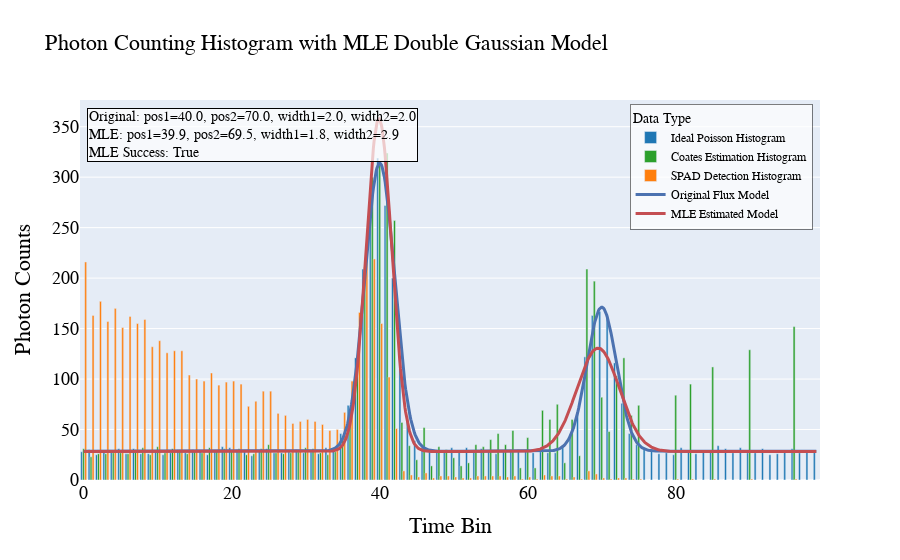

Notebook code cell kept with this figure:
### Code cell
# DoubleGaussian参数设置
num_bins = 100
pulse_pos1 = 40
pulse_pos2 = 70
pulse_width1 = 2
pulse_width2 = 2
signal_strength1 = 0.4
signal_strength2 = 0.2
bg_strength = 0.04
num_cycles = 5000

# 创建DoubleGaussian实例
gating_algo_double = ga.DoubleGaussian(num_bins, pulse_pos1, pulse_pos2, pulse_width1, pulse_width2, signal_strength1, signal_strength2, bg_strength, num_cycles)
    
# 绘图
gating_algo_double.plot_combined_hist_mle()

### Figure 1 — Plotly figure (JSON) as saved in the notebook; plotly's stock layout.template omitted (floating-point values rounded to 4 significant figures; data arrays with more than 128 entries replaced by an {"elided": "..."} marker saying what was removed)
{"data": [{"marker": {"color": "rgba(31, 119, 180, 1.0)"}, "name": "Ideal Poisson Histogram", "opacity": 1, "type": "bar", "x": [0, 1, 2, 3, 4, 5, 6, 7, 8, 9, 10, 11, 12, 13, 14, 15, 16, 17, 18, 19, 20, 21, 22, 23, 24, 25, 26, 27, 28, 29, 30, 31, 32, 33, 34, 35, 36, 37, 38, 39, 40, 41, 42, 43, 44, 45, 46, 47, 48, 49, 50, 51, 52, 53, 54, 55, 56, 57, 58, 59, 60, 61, 62, 63, 64, 65, 66, 67, 68, 69, 70, 71, 72, 73, 74, 75, 76, 77, 78, 79, 80, 81, 82, 83, 84, 85, 86, 87, 88, 89, 90, 91, 92, 93, 94, 95, 96, 97, 98, 99], "y": [28, 30, 25, 29, 29, 31, 26, 31, 26, 26, 28, 25, 27, 30, 27, 30, 29, 25, 28, 33, 32, 30, 28, 24, 29, 31, 27, 27, 28, 30, 27, 28, 26, 32, 31, 46, 74, 121, 209, 275, 319, 272, 200, 119, 63, 39, 32, 29, 30, 29, 32, 28, 32, 29, 31, 29, 26, 28, 30, 30, 30, 27, 28, 27, 27, 34, 45, 68, 122, 163, 167, 164, 116, 76, 46, 35, 31, 30, 26, 27, 25, 32, 28, 26, 28, 29, 34, 31, 27, 32, 27, 27, 31, 25, 26, 28, 31, 27, 28, 29]}, {"marker": {"color": "rgba(44, 160, 44, 1.0)"}, "name": "Coates Estimation Histogram", "opacity": 1, "type": "bar", "x": [0, 1, 2, 3, 4, 5, 6, 7, 8, 9, 10, 11, 12, 13, 14, 15, 16, 17, 18, 19, 20, 21, 22, 23, 24, 25, 26, 27, 28, 29, 30, 31, 32, 33, 34, 35, 36, 37, 38, 39, 40, 41, 42, 43, 44, 45, 46, 47, 48, 49, 50, 51, 52, 53, 54, 55, 56, 57, 58, 59, 60, 61, 62, 63, 64, 65, 66, 67, 68, 69, 70, 71, 72, 73, 74, 75, 76, 77, 78, 79, 80, 81, 82, 83, 84, 85, 86, 87, 88, 89, 90, 91, 92, 93, 94, 95, 96, 97, 98, 99], "y": [31, 23, 26, 26, 27, 27, 26, 30, 32, 25, 33, 27, 31, 30, 26, 29, 27, 32, 29, 31, 29, 31, 25, 26, 31, 35, 27, 26, 27, 28, 32, 31, 27, 25, 28, 41, 62, 122, 211, 300, 312, 324, 257, 57, 34, 20, 52, 14, 33, 30, 22, 14, 17, 35, 33, 40, 46, 35, 49, 12, 42, 12, 69, 60, 75, 17, 60, 24, 209, 197, 82, 48, 103, 121, 64, 74, 0, 0, 0, 0, 84, 0, 95, 0, 0, 112, 0, 0, 0, 0, 129, 0, 0, 0, 0, 0, 152, 0, 0, 0]}, {"marker": {"color": "rgba(255, 127, 14, 1.0)"}, "name": "SPAD Detection Histogram", "opacity": 1, "type": "bar", "x": [0, 1, 2, 3, 4, 5, 6, 7, 8, 9, 10, 11, 12, 13, 14, 15, 16, 17, 18, 19, 20, 21, 22, 23, 24, 25, 26, 27, 28, 29, 30, 31, 32, 33, 34, 35, 36, 37, 38, 39, 40, 41, 42, 43, 44, 45, 46, 47, 48, 49, 50, 51, 52, 53, 54, 55, 56, 57, 58, 59, 60, 61, 62, 63, 64, 65, 66, 67, 68, 69, 70, 71, 72, 73, 74, 75, 76, 77, 78, 79, 80, 81, 82, 83, 84, 85, 86, 87, 88, 89, 90, 91, 92, 93, 94, 95, 96, 97, 98, 99], "y": [216, 163, 177, 157, 170, 151, 162, 155, 159, 132, 138, 126, 128, 128, 104, 100, 98, 106, 94, 97, 98, 95, 73, 78, 88, 88, 66, 64, 56, 58, 60, 58, 55, 49, 50, 67, 98, 166, 225, 219, 155, 102, 51, 9, 5, 3, 7, 2, 4, 4, 3, 2, 2, 4, 4, 4, 4, 3, 4, 1, 3, 1, 5, 4, 4, 1, 3, 1, 9, 6, 2, 1, 2, 2, 1, 1, 0, 0, 0, 0, 1, 0, 1, 0, 0, 1, 0, 0, 0, 0, 1, 0, 0, 0, 0, 0, 1, 0, 0, 0]}, {"line": {"color": "#4C72B0", "width": 3}, "mode": "lines", "name": "Original Flux Model", "type": "scatter", "x": {"elided": "1000 float values"}, "y": {"elided": "1000 float values"}}, {"line": {"color": "#C44E52", "width": 3}, "mode": "lines", "name": "MLE Estimated Model", "type": "scatter", "x": {"elided": "1000 float values"}, "y": {"elided": "1000 float values"}}], "layout": {"annotations": [{"align": "left", "bgcolor": "rgba(255,255,255,0.7)", "bordercolor": "black", "borderwidth": 1, "font": {"size": 14}, "showarrow": false, "text": "Original: pos1=40.0, pos2=70.0, width1=2.0, width2=2.0<br>MLE: pos1=39.9, pos2=69.5, width1=1.8, width2=2.9<br>MLE Success: True", "x": 0.01, "xref": "paper", "y": 0.98, "yref": "paper"}], "barmode": "group", "font": {"color": "Black", "family": "Arial, sans-serif", "size": 18}, "legend": {"bgcolor": "rgba(255,255,255,0.7)", "bordercolor": "rgba(0,0,0,0.5)", "borderwidth": 1, "font": {"size": 12}, "title": {"text": "Data Type"}, "x": 0.99, "xanchor": "right", "y": 0.99, "yanchor": "top"}, "title": {"font": {"color": "Black", "family": "Arial, sans-serif", "size": 22}, "text": "Photon Counting Histogram with MLE Double Gaussian Model"}, "xaxis": {"title": {"text": "Time Bin"}}, "yaxis": {"title": {"text": "Photon Counts"}}}}
